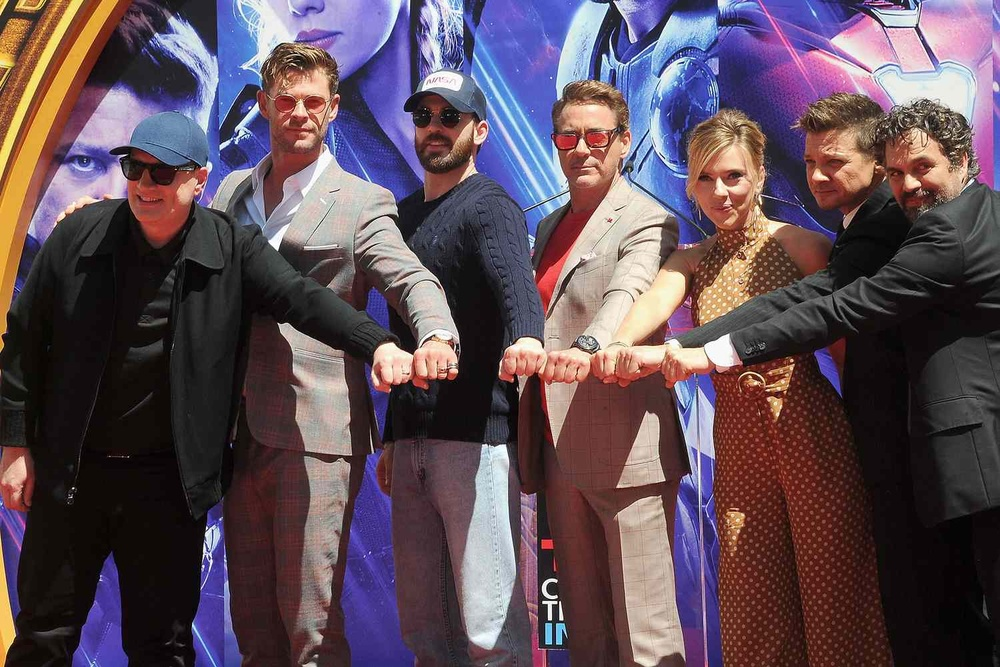
#> input picture facial rec/project pic.jpg, 1000 x 667 px, shrunk from 1500 x 1001 before the run
$ python main.py
#> lines starting #> are read from the running program, lines starting #| are printed output that depends on the picture; after the words box and inside, x2 and y2 are one past the last pixel; in counts of white or black regions, pixels touching at a corner belong together
from turtledemo.nim import COLOR

import cv2

face_haar_cascade = cv2.CascadeClassifier('haarcascade_frontalface_default.xml')
image = cv2.imread('project pic.jpg')
#> image is the input picture: shape (667, 1000, 3); mean B, G, R 88, 77.4, 94.7
gray = cv2.cvtColor(image, cv2.COLOR_BGR2GRAY)
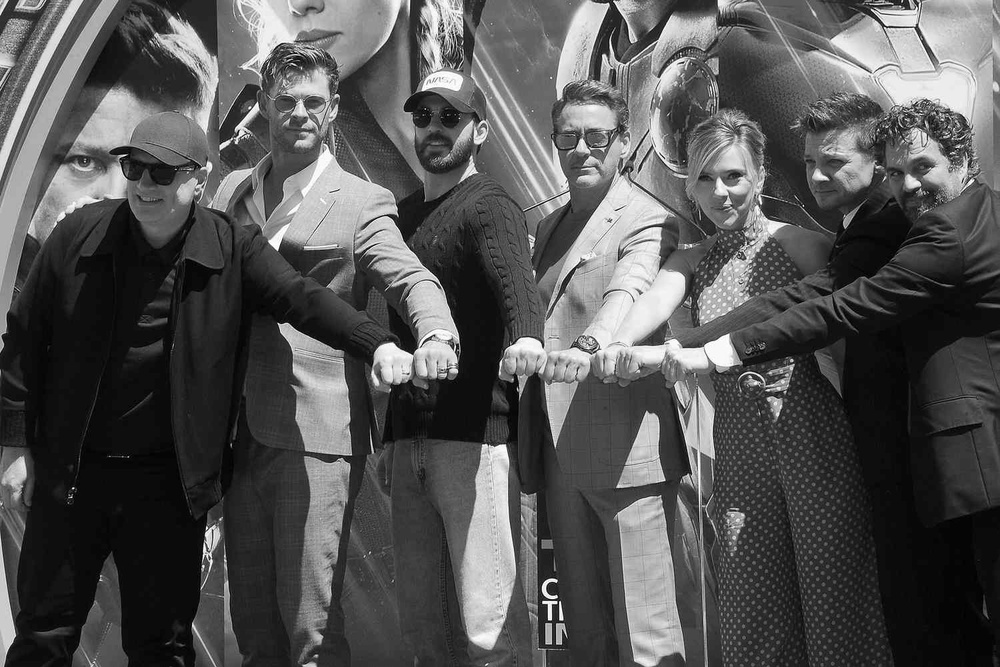
#> gray: shape (667, 1000); min 0, max 255, mean 83.8
#cv2.imshow("Gray", "gray")
#cv2.waitKey()

Faces = face_haar_cascade.detectMultiScale(gray, 1.1 , 4)
#> Faces = [[261, 73, 78, 78], [543, 109, 75, 75], [679, 145, 85, 85], [282, 372, 79, 79], [866, 137, 86, 86], [34, 104, 168, 168]]

for (x, y, w, h) in Faces:
    cv2.rectangle(image, (x, y), (x + w, y + h), (0, 255, 0), 5)
#> this loop made 6 passes
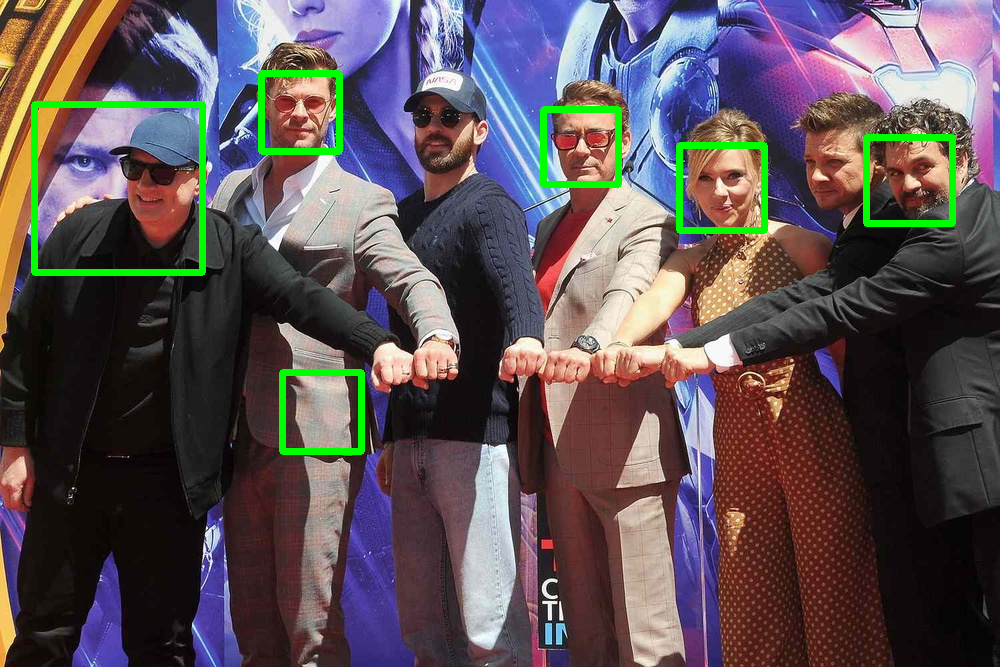
#> image: shape (667, 1000, 3); 2.38% of pixels changed, all inside (x1, y1, x2, y2) = (31, 70, 956, 455)

cv2.imshow("Faces", image)
cv2.waitKey()
